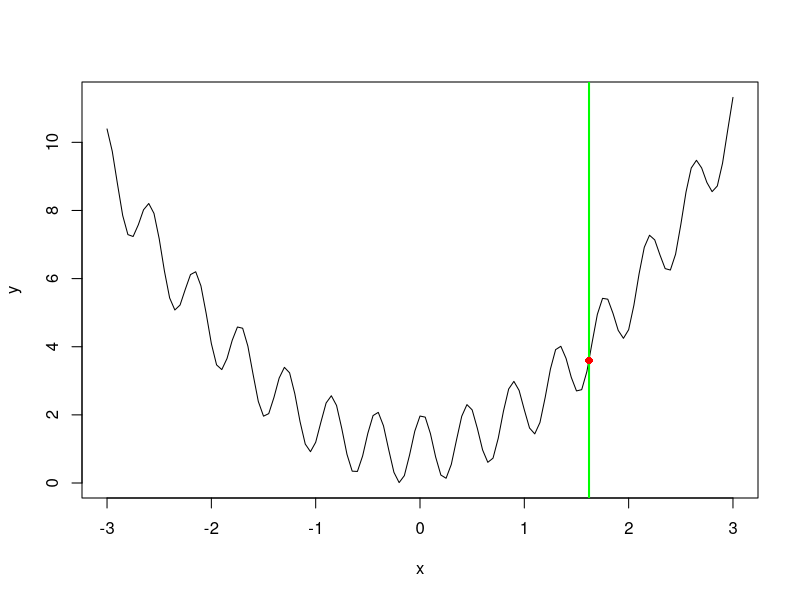
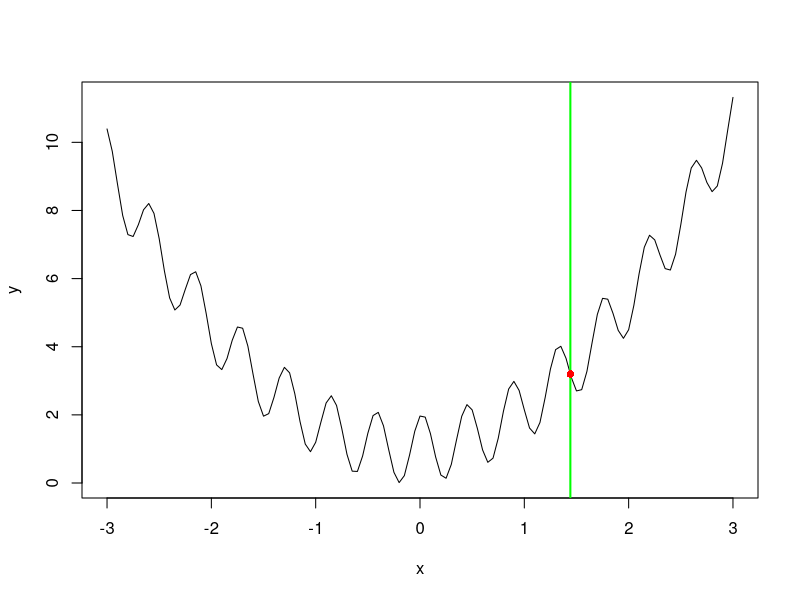
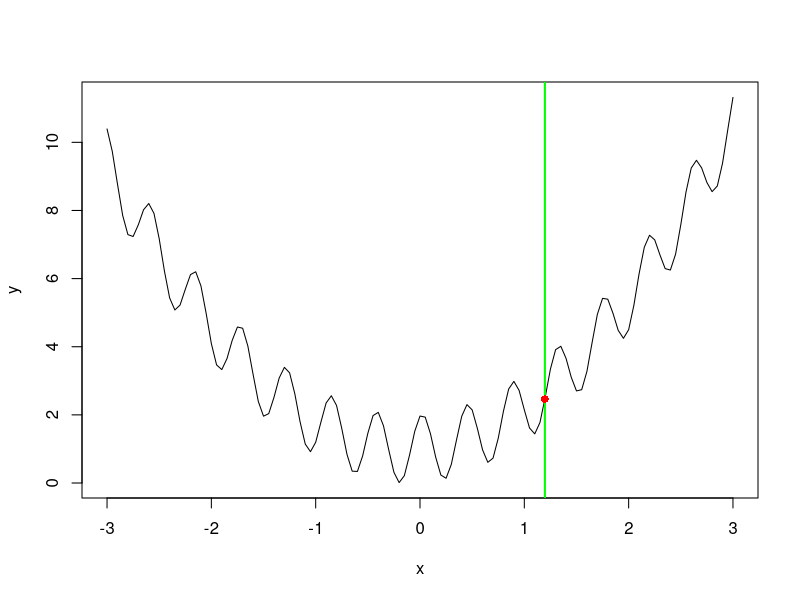
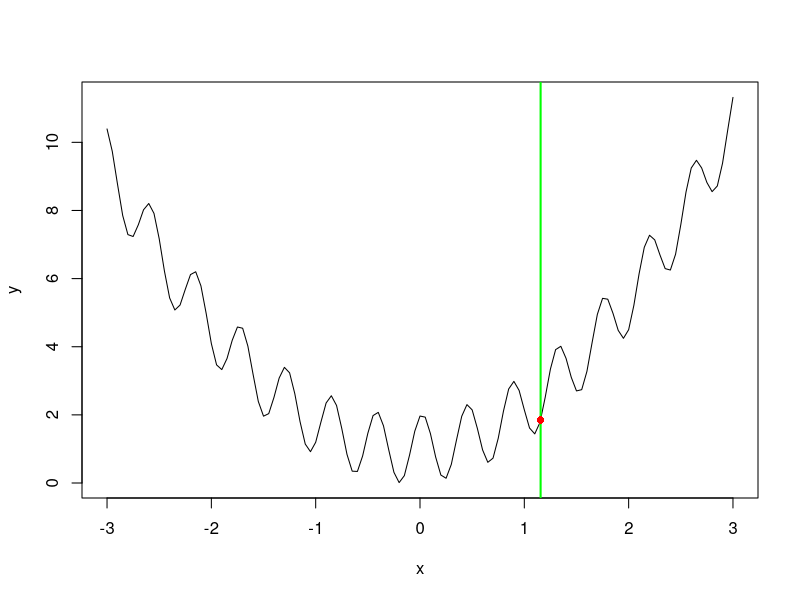
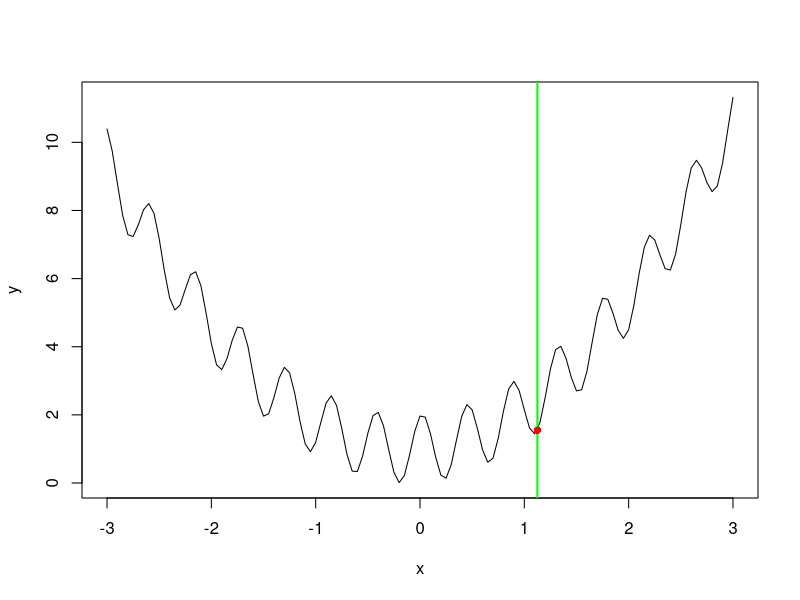
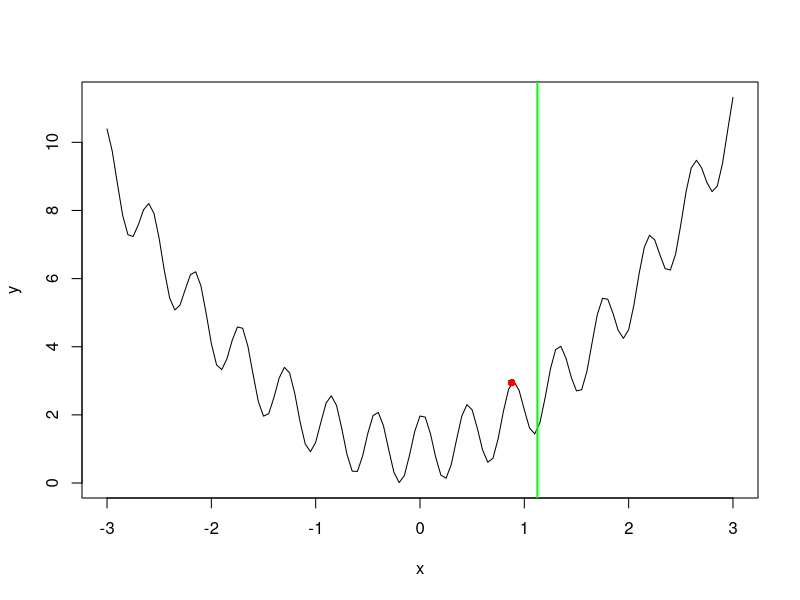
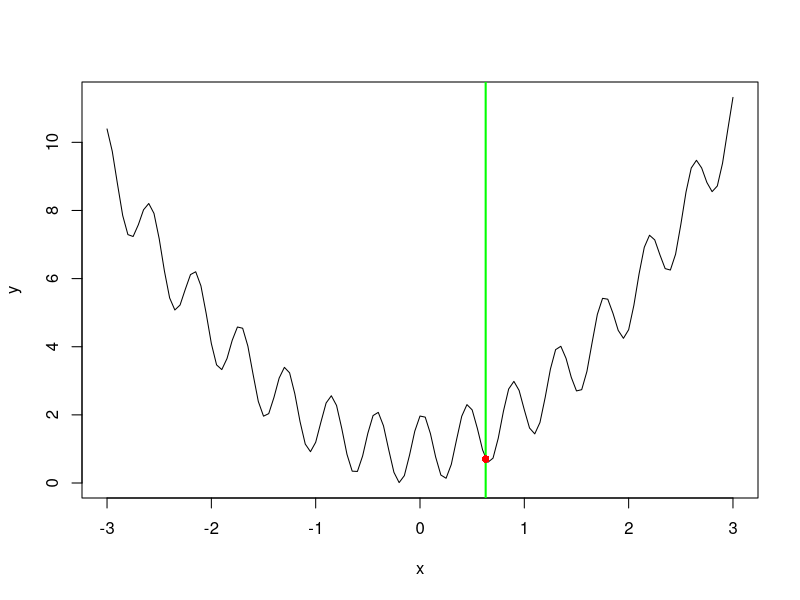
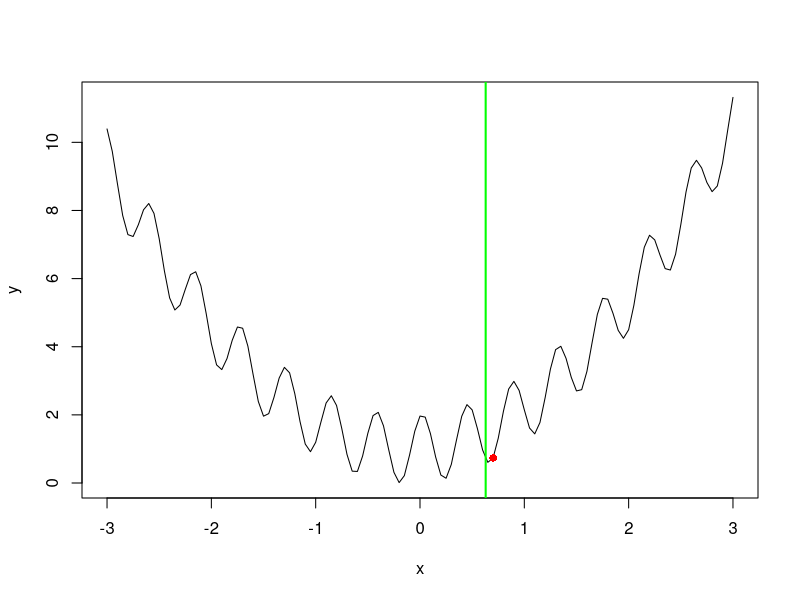

Write R code to recreate these figures, in order. (Note: this script raises an error after producing the figures.)
f <- function(x) {
    return(cos(14.5*x - 0.3) + x * (x + 0.2) + 1.01)
}
low <- -3
high <- -low
x <- seq(low, high, 0.05)
y <- f(x)
tmax <- 100
digitos <- floor(log(tmax, 10)) + 1
curr <- runif(1, low, high)
best <- curr
step <- 0.3
for (tiempo in 1:tmax) {
    delta <- runif(1, 0, step)
    left <- curr - delta
    right <- curr + delta
    fl <- f(left)
    fr <- f(right)
    if (fl < fr) {
        curr <- left
    } else {
        curr <- right
    }
    if (f(curr) < f(best)) { # minimizamos
        best <- curr
    }
    tl <- paste(tiempo, "", sep="")
    while (nchar(tl) < digitos) {
        tl <- paste("0", tl, sep="")
    }
    salida <- paste("p7_t", tl, ".png", sep="")
    tiempo <- paste("Paso", tiempo)
    png(salida, width=500, height=400)
    plot(x, y, type="l")
    abline(v = best, col="green", lwd=2)
    points(curr, f(curr), pch=16, col="red")
    graphics.off()
}
